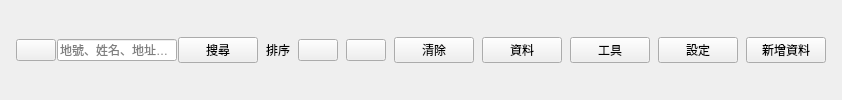
    <widget class="QFrame" name="toolbarFrame">
     <layout class="QHBoxLayout" name="toolbarLayout" stretch="100,0,0,0,0,1,0,0,0,0">
      <property name="spacing">
       <number>8</number>
      </property>
      <property name="leftMargin">
       <number>16</number>
      </property>
      <property name="topMargin">
       <number>10</number>
      </property>
      <property name="rightMargin">
       <number>16</number>
      </property>
      <property name="bottomMargin">
       <number>10</number>
      </property>
      <item>
       <widget class="QFrame" name="searchGroup">
        <property name="minimumSize">
         <size>
          <width>0</width>
          <height>38</height>
         </size>
        </property>
        <property name="maximumSize">
         <size>
          <width>600</width>
          <height>38</height>
         </size>
        </property>
        <layout class="QHBoxLayout" name="searchGroupLayout" stretch="0,0,1,0,0">
         <property name="spacing">
          <number>0</number>
         </property>
         <property name="leftMargin">
          <number>0</number>
         </property>
         <property name="topMargin">
          <number>0</number>
         </property>
         <property name="rightMargin">
          <number>0</number>
         </property>
         <property name="bottomMargin">
          <number>0</number>
         </property>
         <item>
          <widget class="ComboBox" name="searchFilterCombo"/>
         </item>
         <item>
          <widget class="QFrame" name="searchDivider">
           <property name="minimumSize">
            <size>
             <width>1</width>
             <height>0</height>
            </size>
           </property>
           <property name="maximumSize">
            <size>
             <width>1</width>
             <height>16777215</height>
            </size>
           </property>
          </widget>
         </item>
         <item>
          <widget class="LineEdit" name="searchInput">
           <property name="minimumSize">
            <size>
             <width>120</width>
             <height>0</height>
            </size>
           </property>
           <property name="placeholderText">
            <string>地號、姓名、地址或電話</string>
           </property>
          </widget>
         </item>
         <item>
          <widget class="QFrame" name="searchDivider_2">
           <property name="minimumSize">
            <size>
             <width>1</width>
             <height>0</height>
            </size>
           </property>
           <property name="maximumSize">
            <size>
             <width>1</width>
             <height>16777215</height>
            </size>
           </property>
          </widget>
         </item>
         <item>
          <widget class="TransparentPushButton" name="searchButton">
           <property name="text">
            <string>搜尋</string>
           </property>
          </widget>
         </item>
        </layout>
       </widget>
      </item>
      <item>
       <widget class="QLabel" name="toolbarSortLabel">
        <property name="text">
         <string>排序</string>
        </property>
       </widget>
      </item>
      <item>
       <widget class="ComboBox" name="sortFieldCombo"/>
      </item>
      <item>
       <widget class="ComboBox" name="sortOrderCombo"/>
      </item>
      <item>
       <widget class="TransparentPushButton" name="clearSearchButton">
        <property name="text">
         <string>清除</string>
        </property>
       </widget>
      </item>
      <item>
       <spacer name="toolbarSpacer">
        <property name="orientation">
         <enum>Qt::Orientation::Horizontal</enum>
        </property>
        <property name="sizeHint" stdset="0">
         <size>
          <width>0</width>
          <height>0</height>
         </size>
        </property>
       </spacer>
      </item>
      <item>
       <widget class="TransparentPushButton" name="dataButton">
        <property name="layoutDirection">
         <enum>Qt::LayoutDirection::RightToLeft</enum>
        </property>
        <property name="text">
         <string>資料</string>
        </property>
       </widget>
      </item>
      <item>
       <widget class="TransparentPushButton" name="toolsButton">
        <property name="layoutDirection">
         <enum>Qt::LayoutDirection::RightToLeft</enum>
        </property>
        <property name="text">
         <string>工具</string>
        </property>
       </widget>
      </item>
      <item>
       <widget class="TransparentPushButton" name="settingsButton">
        <property name="layoutDirection">
         <enum>Qt::LayoutDirection::RightToLeft</enum>
        </property>
        <property name="text">
         <string>設定</string>
        </property>
       </widget>
      </item>
      <item>
       <widget class="PrimaryPushButton" name="newRecordButton">
        <property name="text">
         <string>新增資料</string>
        </property>
       </widget>
      </item>
     </layout>
    </widget>
